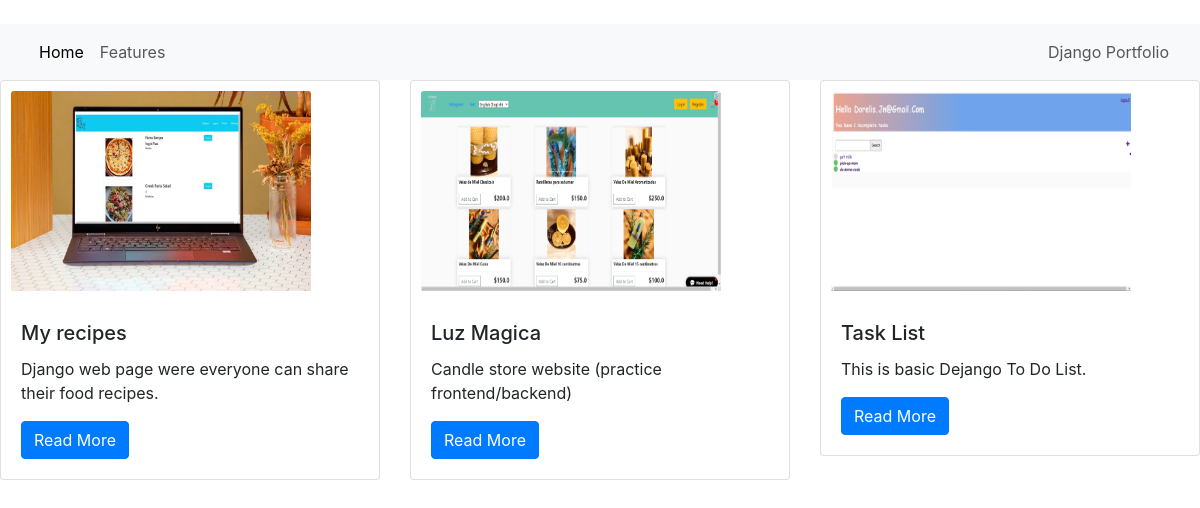
The page / on the database its author committed.
### projects/models.py (models this page shows)
class Project(models.Model):
    title= models.CharField(max_length=100)
    description = models.TextField(max_length=250)
    technology = models.CharField(max_length=100)
    image = models.ImageField()

### projects/views.py (the view)
# urls.py: path('',views.all_projects,name='home'),
def all_projects(request):
   projects= Project.objects.all()
   return render(request,'projects/index.html',{'projects':projects})

### projects/templates/projects/index.html (shortened to what this page needs)
﻿{% extends 'projects/base.html' %}
{% load static %}
{% block content%}
        <div class="row">
            {% for project in projects %}
            <div class="col-md-4">
                <div class="card mb-2">
                    <img class="card-img-top" src="{% static project.image %}">
                    <div class="card-body">
                        <h5 class="card-title">{{ project.title }}</h5>
                        <p class="card-text">{{ project.description }}</p>
                        <a href="{% url 'projects:detail' project.pk %}"
                           class="btn btn-primary">
                            Read More
                        </a>
                    </div>
                </div>
            </div>
            {% endfor %}
        </div>
{% endblock %}

### projects/templates/projects/base.html (shortened to what this page needs)
﻿<!DOCTYPE html>
<html lang="en" xmlns="http://www.w3.org/1999/xhtml">
<head>
</head>
<link href="https://cdn.jsdelivr.net/npm/bootstrap@5.3.0-alpha1/dist/css/bootstrap.min.css" rel="stylesheet">
<link href="https://cdn.jsdelivr.net/npm/bootstrap@5.3.0-alpha1/dist/css/bootstrap.min.css" rel="stylesheet">
<link rel="stylesheet" href="https://stackpath.bootstrapcdn.com/bootstrap/4.3.1/css/bootstrap.min.css">
<body>
    <nav class="navbar navbar-expand-lg bg-body-tertiary">
        <div class="container-fluid">
            <div class="collapse navbar-collapse" id="navbarText">
                <ul class="navbar-nav me-auto mb-2 mb-lg-0">
                   <li class="nav-item">
                        <a class="nav-link active" aria-current="page" href="{% url 'projects:home' %}">Home</a>
                    </li>
                    <li class="nav-item">
                        <a class="nav-link" href="#">Features</a>
                    </li>
                </ul>
                <span class="navbar-text">
                    Django Portfolio
                </span>
            </div>
        </div>
    </nav>
    {% block content %}
    {% endblock %}
</body>
</html>

### projects/templates/projects/index.html (style rules this page uses)
img { margin: 10px; max-width: 300px; height: 200px; }

### rows shown on the page
Project: image (picture), title "My recipes", description "Django web page were everyone can share their food recipes."
Project: image (picture), title "Luz Magica", description "Candle store website (practice frontend/backend)"
Project: image (picture), title "Task List", description "This is basic Dejango To Do List."
